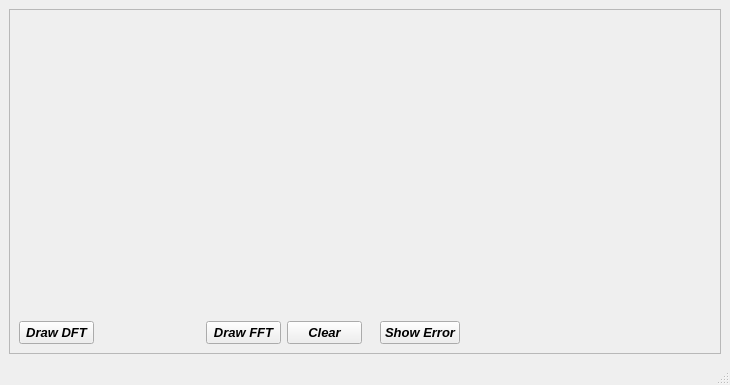
<?xml version="1.0" encoding="UTF-8"?>
<ui version="4.0">
 <class>DFT_VS_FFT</class>
 <widget class="QMainWindow" name="DFT_VS_FFT">
  <property name="geometry">
   <rect>
    <x>0</x>
    <y>0</y>
    <width>730</width>
    <height>385</height>
   </rect>
  </property>
  <property name="windowTitle">
   <string>DFT VS FFT</string>
  </property>
  <widget class="QWidget" name="centralWidget">
   <layout class="QGridLayout" name="gridLayout">
    <item row="0" column="0">
     <widget class="QFrame" name="frame">
      <property name="sizePolicy">
       <sizepolicy hsizetype="Expanding" vsizetype="Expanding">
        <horstretch>0</horstretch>
        <verstretch>0</verstretch>
       </sizepolicy>
      </property>
      <property name="frameShape">
       <enum>QFrame::StyledPanel</enum>
      </property>
      <property name="frameShadow">
       <enum>QFrame::Raised</enum>
      </property>
      <layout class="QGridLayout" name="gridLayout_2">
       <item row="0" column="0" colspan="4">
        <widget class="PlotWidget" name="widget" native="true">
         <property name="minimumSize">
          <size>
           <width>343</width>
           <height>276</height>
          </size>
         </property>
        </widget>
       </item>
       <item row="0" column="4" colspan="3">
        <widget class="PlotWidget" name="widget_2" native="true">
         <property name="minimumSize">
          <size>
           <width>343</width>
           <height>276</height>
          </size>
         </property>
        </widget>
       </item>
       <item row="1" column="0">
        <widget class="QPushButton" name="DFT">
         <property name="maximumSize">
          <size>
           <width>75</width>
           <height>23</height>
          </size>
         </property>
         <property name="font">
          <font>
           <family>MS Sans Serif</family>
           <pointsize>10</pointsize>
           <weight>75</weight>
           <italic>true</italic>
           <bold>true</bold>
          </font>
         </property>
         <property name="text">
          <string>Draw DFT</string>
         </property>
         <property name="shortcut">
          <string>Ctrl+D</string>
         </property>
        </widget>
       </item>
       <item row="1" column="1">
        <spacer name="horizontalSpacer_2">
         <property name="orientation">
          <enum>Qt::Horizontal</enum>
         </property>
         <property name="sizeHint" stdset="0">
          <size>
           <width>33</width>
           <height>20</height>
          </size>
         </property>
        </spacer>
       </item>
       <item row="1" column="2">
        <widget class="QPushButton" name="FFT">
         <property name="maximumSize">
          <size>
           <width>75</width>
           <height>23</height>
          </size>
         </property>
         <property name="font">
          <font>
           <family>MS Sans Serif</family>
           <pointsize>10</pointsize>
           <weight>75</weight>
           <italic>true</italic>
           <bold>true</bold>
          </font>
         </property>
         <property name="text">
          <string>Draw FFT</string>
         </property>
         <property name="shortcut">
          <string>Ctrl+F</string>
         </property>
        </widget>
       </item>
       <item row="1" column="3">
        <widget class="QPushButton" name="clear">
         <property name="maximumSize">
          <size>
           <width>75</width>
           <height>23</height>
          </size>
         </property>
         <property name="font">
          <font>
           <family>MS Sans Serif</family>
           <pointsize>10</pointsize>
           <weight>75</weight>
           <italic>true</italic>
           <bold>true</bold>
          </font>
         </property>
         <property name="text">
          <string>Clear</string>
         </property>
         <property name="shortcut">
          <string>Ctrl+C</string>
         </property>
        </widget>
       </item>
       <item row="1" column="4">
        <spacer name="horizontalSpacer">
         <property name="orientation">
          <enum>Qt::Horizontal</enum>
         </property>
         <property name="sizeHint" stdset="0">
          <size>
           <width>7</width>
           <height>20</height>
          </size>
         </property>
        </spacer>
       </item>
       <item row="1" column="5">
        <widget class="QPushButton" name="error">
         <property name="font">
          <font>
           <family>MS Sans Serif</family>
           <pointsize>10</pointsize>
           <weight>75</weight>
           <italic>true</italic>
           <bold>true</bold>
          </font>
         </property>
         <property name="text">
          <string>Show Error</string>
         </property>
         <property name="shortcut">
          <string>Ctrl+E</string>
         </property>
        </widget>
       </item>
       <item row="1" column="6">
        <spacer name="horizontalSpacer_3">
         <property name="orientation">
          <enum>Qt::Horizontal</enum>
         </property>
         <property name="sizeHint" stdset="0">
          <size>
           <width>246</width>
           <height>20</height>
          </size>
         </property>
        </spacer>
       </item>
      </layout>
     </widget>
    </item>
   </layout>
  </widget>
  <widget class="QMenuBar" name="menubar">
   <property name="geometry">
    <rect>
     <x>0</x>
     <y>0</y>
     <width>730</width>
     <height>21</height>
    </rect>
   </property>
  </widget>
  <widget class="QStatusBar" name="statusbar"/>
 </widget>
 <customwidgets>
  <customwidget>
   <class>PlotWidget</class>
   <extends>QWidget</extends>
   <header location="global">pyqtgraph</header>
   <container>1</container>
  </customwidget>
 </customwidgets>
 <resources/>
 <connections/>
</ui>
